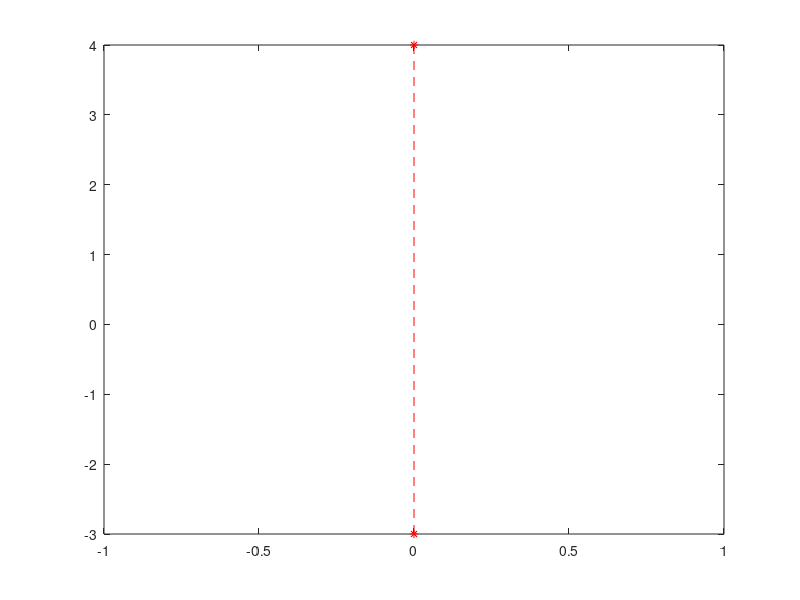

Recreate this plot in MATLAB.
segment = [0.0, -3.0;
0.0, 4.0];

figure;
plot(segment(:, 1), segment(:, 2), 'r--');
hold on;
plot(segment(:, 1), segment(:, 2), 'r*');
